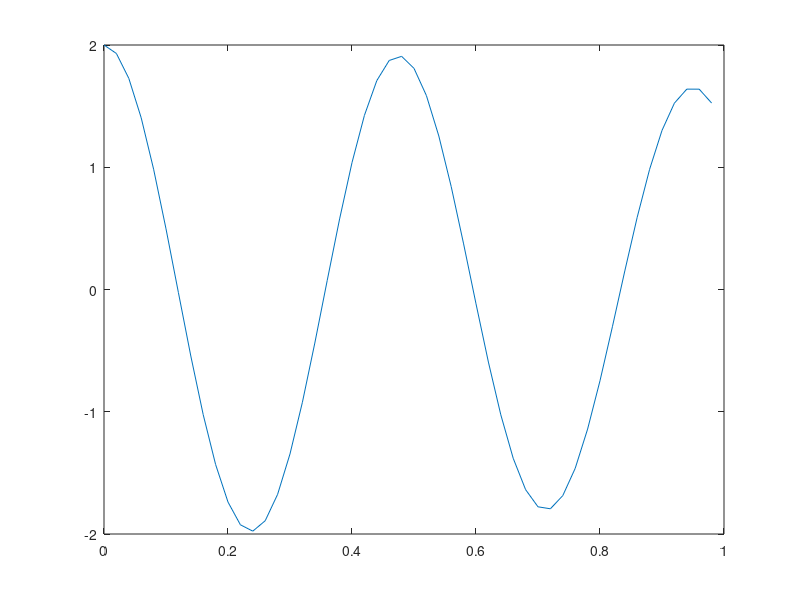
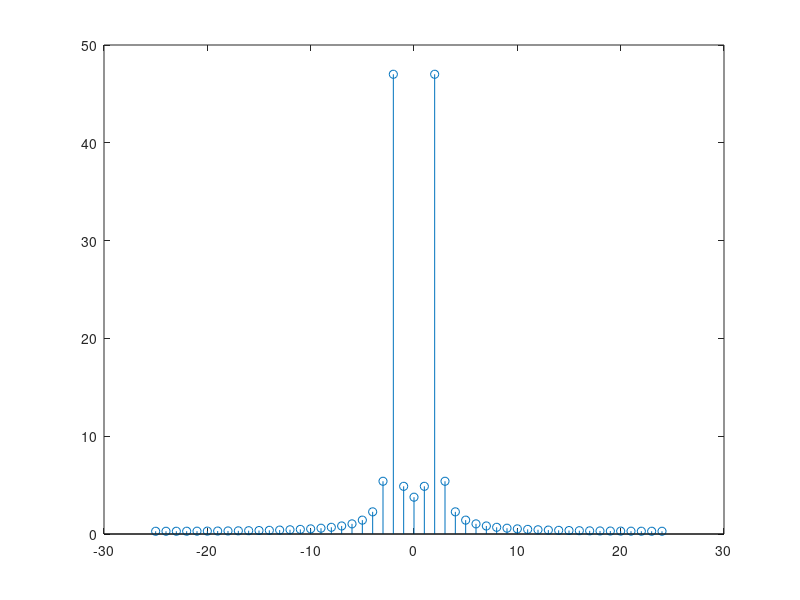
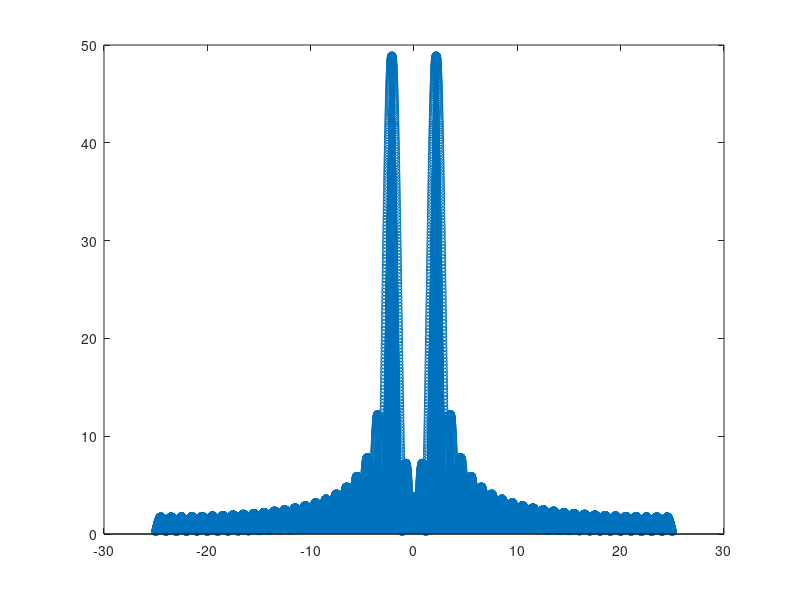
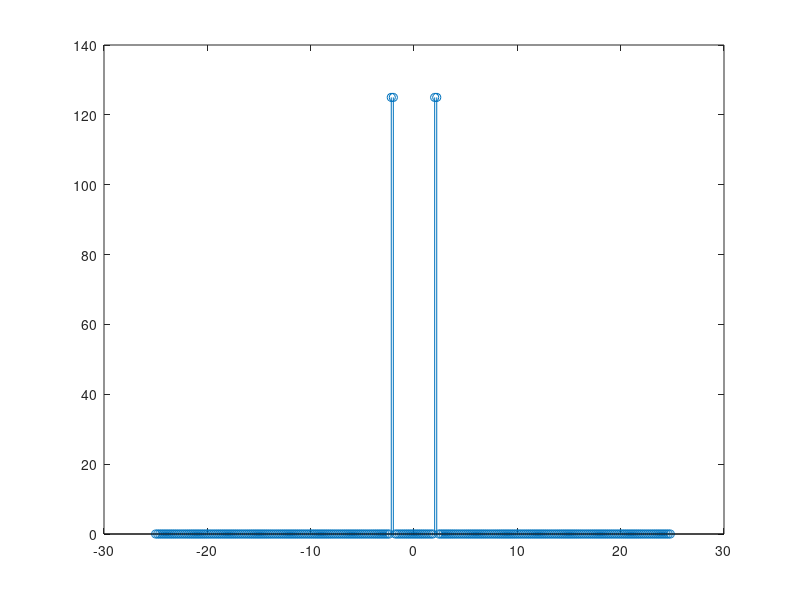

MATLAB code for these plots, in order:
% Exercise 16

% Given a sinusoidal signal with frequency = 2Hz defined 
% over N = 50 samples, sampled with Fs = 50 Hz
% Add this signal to a second sinusoid with frequency 2.2Hz 
% and the same durantion and sampling rate.
% Plot the global signal vs time.
% Compute the FFT. Can you see the two peaks?
% How to see the correct Fourier spectrum?

close all
clearvars
clc

%% parameters

f0 = 2;
f1 = 2.2;
Fs = 50;
N = 50;
time = 0:1/Fs: 1/Fs*(N-1);

%% define signals

s0 = cos(2*pi*f0*time);
s1 = cos(2*pi*f1*time);
s = s0 + s1;

%% plot the signal

figure;
plot(time, s);

%% FFT of s

S_f = fft(s);
freq = 0:1/N*Fs:Fs - 1/N*Fs;

figure;
stem(freq - Fs/2, fftshift(abs(S_f)));

%% zero padding?

N_tot = 10000;
num_pad = N_tot - N;
s_pad = padarray(s, [0, num_pad], 'post');
S_pad = fft(s_pad);

freq_pad = 0:1/N_tot * Fs: Fs - 1/N_tot * Fs;

figure; 
stem(freq_pad - Fs/2, fftshift(abs(S_pad)));

% we can increase the density in Fourier domain, but we will not see the
% two peaks because the resolution is fixed by the time window!
% zero-padding does not modify the size of the rectangular window (N = 50
% samples)


%% increase the number of measurements

% increasing measurements modifies the size of the rectangular
% window --> frequency resolution enhances.
% In order to see the 2 exact peaks: 
% 1) you should have enough resolution (the length of the signal should be
% enough in order to visualize the 0.2 Hz difference in the frequency
% domain)
% 2) the number of samples must be a multiple of the two periods
% period in sample = Fs / f
% period_0 = 25
% period_1 = 250 / 11
% --> the minimum possible value is 250.

N = 250; 
time = 0:1/Fs:1/Fs*(N-1);

s0 = cos(2*pi*f0*time);
s1 = cos(2*pi*f1*time);
s = s0 + s1;

S_f = fft(s);
freq = 0:1/N*Fs:Fs - 1/N*Fs;

figure;
stem(freq - Fs/2, fftshift(abs(S_f)));